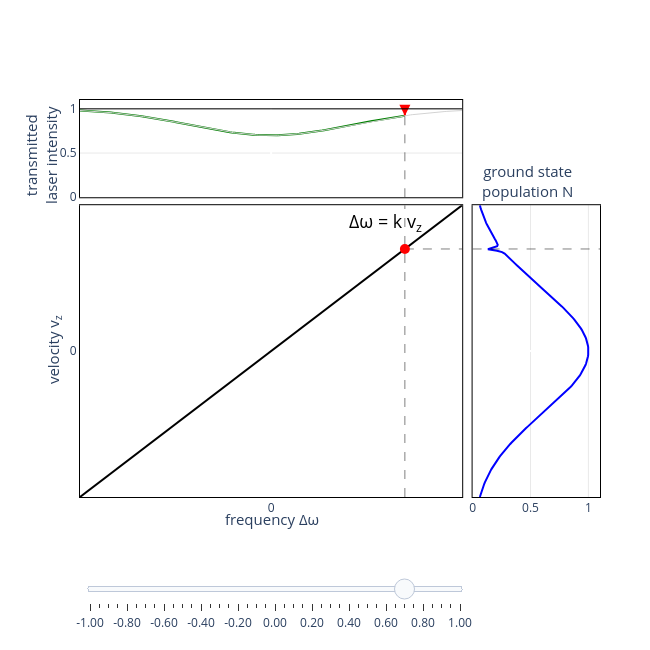

This figure's notebook cell:
### Code cell
import numpy as np
import plotly.graph_objects as go
from plotly.subplots import make_subplots
from scipy.stats import norm, cauchy

# FWHM = 2.355 * sigma, so sigma = FWHM / 2.355
fwhm = 1
sigma = fwhm / 2.355

# Prepare data
v = np.linspace(-1, 1, 100)
L = 1 * v


x_right = np.linspace(-1, 1, 200)

def profile_right(v0):
    width = 0.02;
    exc = cauchy.pdf(2*(x_right-v0)/width) / cauchy.pdf(0)
    ngs = norm.pdf(x_right, 0, sigma)/norm.pdf(0, 0, sigma) * ( 1 - 0.5*exc )
    return ngs


# Bottom plot - Gaussian
#def gaussian_b(v0):
#    x_bottom = np.linspace(-1, 1, 200)
#    return profile_bottom(v0, x_bottom)

# Left plot - 1 - 0.5*Gaussian
#x_top = np.linspace(-1, 1, 200)
#gaussian_top = norm.pdf(x_top, 0, sigma)/norm.pdf(0, 0, sigma)
#profile_top = 1 - 0.3 * gaussian_top

def x_top(x):
    return np.linspace(-1, x, int(100*(1+x)))

def profile_top(x):
    return 1 - 0.3 * norm.pdf(x, 0, sigma)/norm.pdf(0, 0, sigma)





# Create subplots
fig = make_subplots(
    rows=2, cols=2,
    row_heights=[0.25, 0.75],
    column_widths=[0.75, 0.25],
    horizontal_spacing=0.02,
    vertical_spacing=0.02,
    specs=[[{"type": "xy"}, None],
           [{"type": "xy"}, {"type": "xy"}]]
)

# Create frames for animation/slider
v0_values = np.linspace(-1, 1, 41)  # 41 steps from -1 to 1
frames = []

for v0 in v0_values:
    frame_data = [
        # Top plot trace
        go.Scatter(x=x_top(v0), y=profile_top(x_top(v0)), mode='lines', 
                   line=dict(color='green', width=2), showlegend=False),
        # Top plot arrow
        go.Scatter(x=[v0], y=[profile_top(v0)],
                     mode="markers",
                     marker=dict(symbol='arrow-down', size=11, color="red")),
        go.Scatter(x=[v0,v0], y=[1,profile_top(v0)], mode='lines', 
                   line=dict( color='red', width=2), showlegend=False),
        go.Scatter(x=[v0,v0], y=[0,profile_top(v0)], mode='lines', 
                   line=dict(dash='dash', color='black', width=0.5), showlegend=False),
        # Main plot line
        go.Scatter(x=v, y=L, mode='lines', 
                   line=dict(color='black', width=2), showlegend=False),
        # Main plot marker
        go.Scatter(x=[v0,v0], y=[-1,1], mode='lines', 
                   line=dict(dash='dash', color='black', width=0.5), showlegend=False),
        go.Scatter(x=[v0,1], y=[v0,v0], mode='lines', 
                   line=dict(dash='dash', color='black', width=0.5), showlegend=False),
        # Main plot dot
        go.Scatter(x=[v0], y=[v0], mode='markers',
                   marker=dict(size=10, color='red'), showlegend=False),
        # Right plot
        go.Scatter(x=profile_right(v0), y=x_right, mode='lines',
                   line=dict(color='blue', width=2), showlegend=False),
        # Right plot marker
        go.Scatter(x=[0,1.1], y=[v0,v0], mode='lines', 
                   line=dict(dash='dash', color='black', width=0.5), showlegend=False)
    ]
    frames.append(go.Frame(data=frame_data, name=str(v0)))

# Initial v0 = 0
v0_init = -0.95

# Add traces for initial state
# Top plot (row=1, col=1)
fig.add_trace(
    go.Scatter(x=x_top(v0_init), y=profile_top(x_top(v0_init)), mode='lines',
               line=dict(color='green', width=2), showlegend=False),
    row=1, col=1
)
fig.add_trace(
    go.Scatter(x=[v0_init], y=[profile_top(v0_init)],
                     mode="markers",
                     marker=dict(symbol='arrow-down', size=11, color="red")),
    row=1, col=1
)
fig.add_trace(
    go.Scatter(x=[v0_init,v0_init], y=[1,profile_top(v0_init)], mode='lines', 
                   line=dict( color='red', width=2), showlegend=False),
    row=1, col=1
)
fig.add_trace(
    go.Scatter(x=[v0_init,v0_init], y=[profile_top(v0_init),0], mode='lines', 
                   line=dict(dash='dash', color='black', width=0.5), showlegend=False),
    row=1, col=1
)

# Main plot (row=1, col=2)
fig.add_trace(
    go.Scatter(x=v, y=L, mode='lines',
               line=dict(color='black', width=2), showlegend=False),
    row=2, col=1
)
fig.add_trace(
    go.Scatter(x=[v0_init,v0_init], y=[-1,1], mode='lines', 
                   line=dict(dash='dash', color='black', width=0.5), showlegend=False),
    row=2, col=1
)
fig.add_trace(
    go.Scatter(x=[v0_init,1], y=[v0_init,v0_init], mode='lines', 
                   line=dict(dash='dash', color='black', width=0.5), showlegend=False),
    row=2, col=1
)
fig.add_trace(
    go.Scatter(x=[v0_init], y=[v0_init], mode='markers',
               marker=dict(size=10, color='red'), showlegend=False),
    row=2, col=1
)

# Right plot (row=2, col=2)
fig.add_trace(
    go.Scatter(x=profile_right(v0_init), y=x_right,  mode='lines',
               line=dict(color='blue', width=2), showlegend=False),
    row=2, col=2
)
fig.add_trace(
    go.Scatter(x=[0,1.1], y=[v0_init,v0_init], mode='lines', 
                   line=dict(dash='dash', color='black', width=0.5), showlegend=False),
    row=2, col=2
)

# Add frames to figure
fig.frames = frames


# Settings to draw a black border line around the plot area
BORDER_SETTINGS = dict(
    showline=True, 
    linecolor='black', 
    linewidth=1, 
    mirror=True # This forces the line to be drawn on all four sides of the plot area
)

fig.add_hline(y=1, line_color="black", line_width=1, line_dash="solid", row=1, col=1)
fig.add_trace(go.Scatter(x=x_top(1), y=profile_top(x_top(1)), mode='lines',
               line=dict(color='lightgray', width=1), showlegend=False), row=1, col=1)

# Update layout for top plot (row=1, col=1)
fig.update_xaxes(
    range=[-1, 1], 
    showticklabels=False, 
    showgrid=False,
    gridwidth=0.5, 
    gridcolor='lightgray',
    zeroline=True,
    **BORDER_SETTINGS,
    row=1, col=1
)
fig.update_yaxes(
    range=[0, 1.1], 
    showgrid=True,
    gridwidth=0.5, 
    gridcolor='lightgray',
    zeroline=True,
    side='left',
    **BORDER_SETTINGS,
    row=1, col=1
)

# Update layout for main plot (row=1, col=2)
fig.update_xaxes(
    range=[-1, 1], 
    showticklabels=True,
    tickvals=[0],
    showgrid=False,
    gridwidth=0.5, 
    gridcolor='lightgray',
    zeroline=True,
    **BORDER_SETTINGS,
    row=2, col=1
)
fig.update_yaxes(
    range=[-1, 1], 
    tickvals=[0],
    showgrid=False,
    gridwidth=0.5, 
    gridcolor='lightgray',
    zeroline=True,
    **BORDER_SETTINGS,
    row=2, col=1
)

# Update layout for bottom plot (row=2, col=2)
fig.update_xaxes(
    range=[0, 1.1], 
    showgrid=True,
    gridwidth=0.5, 
    gridcolor='lightgray',
    zeroline=True,
    side='left',
    **BORDER_SETTINGS,
    row=2, col=2
)
fig.update_yaxes(
    range=[-1, 1], 
    showticklabels=False,
    showgrid=False,
    gridwidth=0.5, 
    gridcolor='lightgray',
    zeroline=True,
    **BORDER_SETTINGS,
    row=2, col=2
)

# Add slider
sliders = [dict(
    active=1,  # Start at v0=0 (middle of range)
    yanchor="top",
    y=-0.08,
    xanchor="left",
    x=0,
    currentvalue=dict(
        prefix="v0: ",
        visible=False,
        xanchor="right"
    ),
    pad=dict(b=10, t=50),
    len=0.75,
    steps=[dict(
        args=[[f.name], dict(
            frame=dict(duration=0, redraw=True),
            mode="immediate",
            transition=dict(duration=0)
        )],
        label=f"{v0:.2f}",
        method="animate"
    ) for f, v0 in zip(frames, v0_values)]
)]

fig.update_layout(
    sliders=sliders,
    height=650,
    width=650,
    showlegend=False,
    plot_bgcolor='white',
    margin=dict(l=80, r=50, t=75, b=75)
)

# Add annotations
fig.add_annotation(
    text="Δω = k v<sub>z</sub>",
    xref="x2", yref="y2",
    x=0.6, y=0.88,
    showarrow=False,
    font=dict(size=18, color='black'),
    xanchor='center'
)

# Labels using annotations to position them correctly
fig.add_annotation(
    text="transmitted<br>laser intensity",
    xref="paper", yref="paper",
    x=-0.075, y=0.99,
    showarrow=False,
    font=dict(size=15),
    textangle=-90,
    xanchor='center',
    yanchor='top'
)

fig.add_annotation(
    text="velocity v<sub>z</sub>",
    xref="paper", yref="paper",
    x=-0.05, y=0.37,
    showarrow=False,
    font=dict(size=15),
    textangle=-90,
    xanchor='center',
    yanchor='middle'
)

fig.add_annotation(
    text="frequency Δω",
    xref="paper", yref="paper",
    x=0.37, y=-0.025,
    showarrow=False,
    font=dict(size=15),
    xanchor='center',
    yanchor='top'
)

fig.add_annotation(
    text="ground state<br>population N",
    xref="paper", yref="paper",
    x=0.86, y=0.74,
    showarrow=False,
    font=dict(size=15),
    xanchor='center',
    yanchor='bottom'
)

fig.show()

### Figure 1 — Plotly figure (JSON) as saved in the notebook; plotly's stock layout.template omitted (floating-point values rounded to 4 significant figures; data arrays with more than 128 entries replaced by an {"elided": "..."} marker saying what was removed)
{"data": [{"line": {"color": "green", "width": 2}, "mode": "lines", "showlegend": false, "type": "scatter", "x": {"elided": "170 float values"}, "xaxis": "x", "y": {"elided": "170 float values"}, "yaxis": "y"}, {"marker": {"color": "red", "size": 11, "symbol": "arrow-down"}, "mode": "markers", "type": "scatter", "x": [0.7], "xaxis": "x", "y": [0.9229], "yaxis": "y"}, {"line": {"color": "red", "width": 2}, "mode": "lines", "showlegend": false, "type": "scatter", "x": [0.7, 0.7], "xaxis": "x", "y": [1, 0.9229], "yaxis": "y"}, {"line": {"color": "black", "dash": "dash", "width": 0.5}, "mode": "lines", "showlegend": false, "type": "scatter", "x": [0.7, 0.7], "xaxis": "x", "y": [0, 0.9229], "yaxis": "y"}, {"line": {"color": "black", "width": 2}, "mode": "lines", "showlegend": false, "type": "scatter", "x": [-1.0, -0.9798, -0.9596, -0.9394, -0.9192, -0.899, -0.8788, -0.8586, -0.8384, -0.8182, -0.798, -0.7778, -0.7576, -0.7374, -0.7172, -0.697, -0.6768, -0.6566, -0.6364, -0.6162, -0.596, -0.5758, -0.5556, -0.5354, -0.5152, -0.4949, -0.4747, -0.4545, -0.4343, -0.4141, -0.3939, -0.3737, -0.3535, -0.3333, -0.3131, -0.2929, -0.2727, -0.2525, -0.2323, -0.2121, -0.1919, -0.1717, -0.1515, -0.1313, -0.1111, -0.09091, -0.07071, -0.05051, -0.0303, -0.0101, 0.0101, 0.0303, 0.05051, 0.07071, 0.09091, 0.1111, 0.1313, 0.1515, 0.1717, 0.1919, 0.2121, 0.2323, 0.2525, 0.2727, 0.2929, 0.3131, 0.3333, 0.3535, 0.3737, 0.3939, 0.4141, 0.4343, 0.4545, 0.4747, 0.4949, 0.5152, 0.5354, 0.5556, 0.5758, 0.596, 0.6162, 0.6364, 0.6566, 0.6768, 0.697, 0.7172, 0.7374, 0.7576, 0.7778, 0.798, 0.8182, 0.8384, 0.8586, 0.8788, 0.899, 0.9192, 0.9394, 0.9596, 0.9798, 1.0], "xaxis": "x2", "y": [-1.0, -0.9798, -0.9596, -0.9394, -0.9192, -0.899, -0.8788, -0.8586, -0.8384, -0.8182, -0.798, -0.7778, -0.7576, -0.7374, -0.7172, -0.697, -0.6768, -0.6566, -0.6364, -0.6162, -0.596, -0.5758, -0.5556, -0.5354, -0.5152, -0.4949, -0.4747, -0.4545, -0.4343, -0.4141, -0.3939, -0.3737, -0.3535, -0.3333, -0.3131, -0.2929, -0.2727, -0.2525, -0.2323, -0.2121, -0.1919, -0.1717, -0.1515, -0.1313, -0.1111, -0.09091, -0.07071, -0.05051, -0.0303, -0.0101, 0.0101, 0.0303, 0.05051, 0.07071, 0.09091, 0.1111, 0.1313, 0.1515, 0.1717, 0.1919, 0.2121, 0.2323, 0.2525, 0.2727, 0.2929, 0.3131, 0.3333, 0.3535, 0.3737, 0.3939, 0.4141, 0.4343, 0.4545, 0.4747, 0.4949, 0.5152, 0.5354, 0.5556, 0.5758, 0.596, 0.6162, 0.6364, 0.6566, 0.6768, 0.697, 0.7172, 0.7374, 0.7576, 0.7778, 0.798, 0.8182, 0.8384, 0.8586, 0.8788, 0.899, 0.9192, 0.9394, 0.9596, 0.9798, 1.0], "yaxis": "y2"}, {"line": {"color": "black", "dash": "dash", "width": 0.5}, "mode": "lines", "showlegend": false, "type": "scatter", "x": [0.7, 0.7], "xaxis": "x2", "y": [-1, 1], "yaxis": "y2"}, {"line": {"color": "black", "dash": "dash", "width": 0.5}, "mode": "lines", "showlegend": false, "type": "scatter", "x": [0.7, 1], "xaxis": "x2", "y": [0.7, 0.7], "yaxis": "y2"}, {"marker": {"color": "red", "size": 10}, "mode": "markers", "showlegend": false, "type": "scatter", "x": [0.7], "xaxis": "x2", "y": [0.7], "yaxis": "y2"}, {"line": {"color": "blue", "width": 2}, "mode": "lines", "showlegend": false, "type": "scatter", "x": {"elided": "200 float values"}, "xaxis": "x3", "y": {"elided": "200 float values"}, "yaxis": "y3"}, {"line": {"color": "black", "dash": "dash", "width": 0.5}, "mode": "lines", "showlegend": false, "type": "scatter", "x": [0, 1.1], "xaxis": "x3", "y": [0.7, 0.7], "yaxis": "y3"}, {"line": {"color": "lightgray", "width": 1}, "mode": "lines", "showlegend": false, "type": "scatter", "x": {"elided": "200 float values"}, "xaxis": "x", "y": {"elided": "200 float values"}, "yaxis": "y"}], "layout": {"annotations": [{"font": {"color": "black", "size": 18}, "showarrow": false, "text": "Δω = k v<sub>z</sub>", "x": 0.6, "xanchor": "center", "xref": "x2", "y": 0.88, "yref": "y2"}, {"font": {"size": 15}, "showarrow": false, "text": "transmitted<br>laser intensity", "textangle": -90, "x": -0.075, "xanchor": "center", "xref": "paper", "y": 0.99, "yanchor": "top", "yref": "paper"}, {"font": {"size": 15}, "showarrow": false, "text": "velocity v<sub>z</sub>", "textangle": -90, "x": -0.05, "xanchor": "center", "xref": "paper", "y": 0.37, "yanchor": "middle", "yref": "paper"}, {"font": {"size": 15}, "showarrow": false, "text": "frequency Δω", "x": 0.37, "xanchor": "center", "xref": "paper", "y": -0.025, "yanchor": "top", "yref": "paper"}, {"font": {"size": 15}, "showarrow": false, "text": "ground state<br>population N", "x": 0.86, "xanchor": "center", "xref": "paper", "y": 0.74, "yanchor": "bottom", "yref": "paper"}], "height": 650, "margin": {"b": 100, "l": 80, "r": 50, "t": 100}, "plot_bgcolor": "white", "shapes": [{"line": {"color": "black", "dash": "solid", "width": 1}, "type": "line", "x0": 0, "x1": 1, "xref": "x domain", "y0": 1, "y1": 1, "yref": "y"}], "showlegend": false, "sliders": [{"active": 34, "currentvalue": {"prefix": "v0: ", "visible": false, "xanchor": "right"}, "len": 0.75, "pad": {"b": 10, "t": 50}, "steps": [{"args": [["-1.0"], {"frame": {"duration": 0, "redraw": true}, "mode": "immediate", "transition": {"duration": 0}}], "label": "-1.00", "method": "animate"}, {"args": [["-0.95"], {"frame": {"duration": 0, "redraw": true}, "mode": "immediate", "transition": {"duration": 0}}], "label": "-0.95", "method": "animate"}, {"args": [["-0.9"], {"frame": {"duration": 0, "redraw": true}, "mode": "immediate", "transition": {"duration": 0}}], "label": "-0.90", "method": "animate"}, {"args": [["-0.85"], {"frame": {"duration": 0, "redraw": true}, "mode": "immediate", "transition": {"duration": 0}}], "label": "-0.85", "method": "animate"}, {"args": [["-0.8"], {"frame": {"duration": 0, "redraw": true}, "mode": "immediate", "transition": {"duration": 0}}], "label": "-0.80", "method": "animate"}, {"args": [["-0.75"], {"frame": {"duration": 0, "redraw": true}, "mode": "immediate", "transition": {"duration": 0}}], "label": "-0.75", "method": "animate"}, {"args": [["-0.7"], {"frame": {"duration": 0, "redraw": true}, "mode": "immediate", "transition": {"duration": 0}}], "label": "-0.70", "method": "animate"}, {"args": [["-0.6499999999999999"], {"frame": {"duration": 0, "redraw": true}, "mode": "immediate", "transition": {"duration": 0}}], "label": "-0.65", "method": "animate"}, {"args": [["-0.6"], {"frame": {"duration": 0, "redraw": true}, "mode": "immediate", "transition": {"duration": 0}}], "label": "-0.60", "method": "animate"}, {"args": [["-0.55"], {"frame": {"duration": 0, "redraw": true}, "mode": "immediate", "transition": {"duration": 0}}], "label": "-0.55", "method": "animate"}, {"args": [["-0.5"], {"frame": {"duration": 0, "redraw": true}, "mode": "immediate", "transition": {"duration": 0}}], "label": "-0.50", "method": "animate"}, {"args": [["-0.44999999999999996"], {"frame": {"duration": 0, "redraw": true}, "mode": "immediate", "transition": {"duration": 0}}], "label": "-0.45", "method": "animate"}, {"args": [["-0.3999999999999999"], {"frame": {"duration": 0, "redraw": true}, "mode": "immediate", "transition": {"duration": 0}}], "label": "-0.40", "method": "animate"}, {"args": [["-0.35"], {"frame": {"duration": 0, "redraw": true}, "mode": "immediate", "transition": {"duration": 0}}], "label": "-0.35", "method": "animate"}, {"args": [["-0.29999999999999993"], {"frame": {"duration": 0, "redraw": true}, "mode": "immediate", "transition": {"duration": 0}}], "label": "-0.30", "method": "animate"}, {"args": [["-0.25"], {"frame": {"duration": 0, "redraw": true}, "mode": "immediate", "transition": {"duration": 0}}], "label": "-0.25", "method": "animate"}, {"args": [["-0.19999999999999996"], {"frame": {"duration": 0, "redraw": true}, "mode": "immediate", "transition": {"duration": 0}}], "label": "-0.20", "method": "animate"}, {"args": [["-0.1499999999999999"], {"frame": {"duration": 0, "redraw": true}, "mode": "immediate", "transition": {"duration": 0}}], "label": "-0.15", "method": "animate"}, {"args": [["-0.09999999999999998"], {"frame": {"duration": 0, "redraw": true}, "mode": "immediate", "transition": {"duration": 0}}], "label": "-0.10", "method": "animate"}, {"args": [["-0.04999999999999993"], {"frame": {"duration": 0, "redraw": true}, "mode": "immediate", "transition": {"duration": 0}}], "label": "-0.05", "method": "animate"}, {"args": [["0.0"], {"frame": {"duration": 0, "redraw": true}, "mode": "immediate", "transition": {"duration": 0}}], "label": "0.00", "method": "animate"}, {"args": [["0.050000000000000044"], {"frame": {"duration": 0, "redraw": true}, "mode": "immediate", "transition": {"duration": 0}}], "label": "0.05", "method": "animate"}, {"args": [["0.10000000000000009"], {"frame": {"duration": 0, "redraw": true}, "mode": "immediate", "transition": {"duration": 0}}], "label": "0.10", "method": "animate"}, {"args": [["0.15000000000000013"], {"frame": {"duration": 0, "redraw": true}, "mode": "immediate", "transition": {"duration": 0}}], "label": "0.15", "method": "animate"}, {"args": [["0.20000000000000018"], {"frame": {"duration": 0, "redraw": true}, "mode": "immediate", "transition": {"duration": 0}}], "label": "0.20", "method": "animate"}, {"args": [["0.25"], {"frame": {"duration": 0, "redraw": true}, "mode": "immediate", "transition": {"duration": 0}}], "label": "0.25", "method": "animate"}, {"args": [["0.30000000000000004"], {"frame": {"duration": 0, "redraw": true}, "mode": "immediate", "transition": {"duration": 0}}], "label": "0.30", "method": "animate"}, {"args": [["0.3500000000000001"], {"frame": {"duration": 0, "redraw": true}, "mode": "immediate", "transition": {"duration": 0}}], "label": "0.35", "method": "animate"}, {"args": [["0.40000000000000013"], {"frame": {"duration": 0, "redraw": true}, "mode": "immediate", "transition": {"duration": 0}}], "label": "0.40", "method": "animate"}, {"args": [["0.4500000000000002"], {"frame": {"duration": 0, "redraw": true}, "mode": "immediate", "transition": {"duration": 0}}], "label": "0.45", "method": "animate"}, {"args": [["0.5"], {"frame": {"duration": 0, "redraw": true}, "mode": "immediate", "transition": {"duration": 0}}], "label": "0.50", "method": "animate"}, {"args": [["0.55"], {"frame": {"duration": 0, "redraw": true}, "mode": "immediate", "transition": {"duration": 0}}], "label": "0.55", "method": "animate"}, {"args": [["0.6000000000000001"], {"frame": {"duration": 0, "redraw": true}, "mode": "immediate", "transition": {"duration": 0}}], "label": "0.60", "method": "animate"}, {"args": [["0.6500000000000001"], {"frame": {"duration": 0, "redraw": true}, "mode": "immediate", "transition": {"duration": 0}}], "label": "0.65", "method": "animate"}, {"args": [["0.7000000000000002"], {"frame": {"duration": 0, "redraw": true}, "mode": "immediate", "transition": {"duration": 0}}], "label": "0.70", "method": "animate"}, {"args": [["0.75"], {"frame": {"duration": 0, "redraw": true}, "mode": "immediate", "transition": {"duration": 0}}], "label": "0.75", "method": "animate"}, {"args": [["0.8"], {"frame": {"duration": 0, "redraw": true}, "mode": "immediate", "transition": {"duration": 0}}], "label": "0.80", "method": "animate"}, {"args": [["0.8500000000000001"], {"frame": {"duration": 0, "redraw": true}, "mode": "immediate", "transition": {"duration": 0}}], "label": "0.85", "method": "animate"}, {"args": [["0.9000000000000001"], {"frame": {"duration": 0, "redraw": true}, "mode": "immediate", "transition": {"duration": 0}}], "label": "0.90", "method": "animate"}, {"args": [["0.9500000000000002"], {"frame": {"duration": 0, "redraw": true}, "mode": "immediate", "transition": {"duration": 0}}], "label": "0.95", "method": "animate"}, {"args": [["1.0"], {"frame": {"duration": 0, "redraw": true}, "mode": "immediate", "transition": {"duration": 0}}], "label": "1.00", "method": "animate"}], "x": 0, "xanchor": "left", "y": -0.08, "yanchor": "top"}], "width": 650, "xaxis": {"anchor": "y", "domain": [0, 0.735], "gridcolor": "lightgray", "gridwidth": 0.5, "linecolor": "black", "linewidth": 1, "mirror": true, "range": [-1, 1], "showgrid": false, "showline": true, "showticklabels": false, "type": "linear", "zeroline": true}, "xaxis2": {"anchor": "y2", "domain": [0, 0.735], "gridcolor": "lightgray", "gridwidth": 0.5, "linecolor": "black", "linewidth": 1, "mirror": true, "range": [-1, 1], "showgrid": false, "showline": true, "showticklabels": true, "tickvals": [0], "type": "linear", "zeroline": true}, "xaxis3": {"anchor": "y3", "domain": [0.755, 1], "gridcolor": "lightgray", "gridwidth": 0.5, "linecolor": "black", "linewidth": 1, "mirror": true, "range": [0, 1.1], "showgrid": true, "showline": true, "side": "left", "type": "linear", "zeroline": true}, "yaxis": {"anchor": "x", "domain": [0.755, 1], "gridcolor": "lightgray", "gridwidth": 0.5, "linecolor": "black", "linewidth": 1, "mirror": true, "range": [0, 1.1], "showgrid": true, "showline": true, "side": "left", "type": "linear", "zeroline": true}, "yaxis2": {"anchor": "x2", "domain": [0, 0.735], "gridcolor": "lightgray", "gridwidth": 0.5, "linecolor": "black", "linewidth": 1, "mirror": true, "range": [-1, 1], "showgrid": false, "showline": true, "tickvals": [0], "type": "linear", "zeroline": true}, "yaxis3": {"anchor": "x3", "domain": [0, 0.735], "gridcolor": "lightgray", "gridwidth": 0.5, "linecolor": "black", "linewidth": 1, "mirror": true, "range": [-1, 1], "showgrid": false, "showline": true, "showticklabels": false, "type": "linear", "zeroline": true}}}
